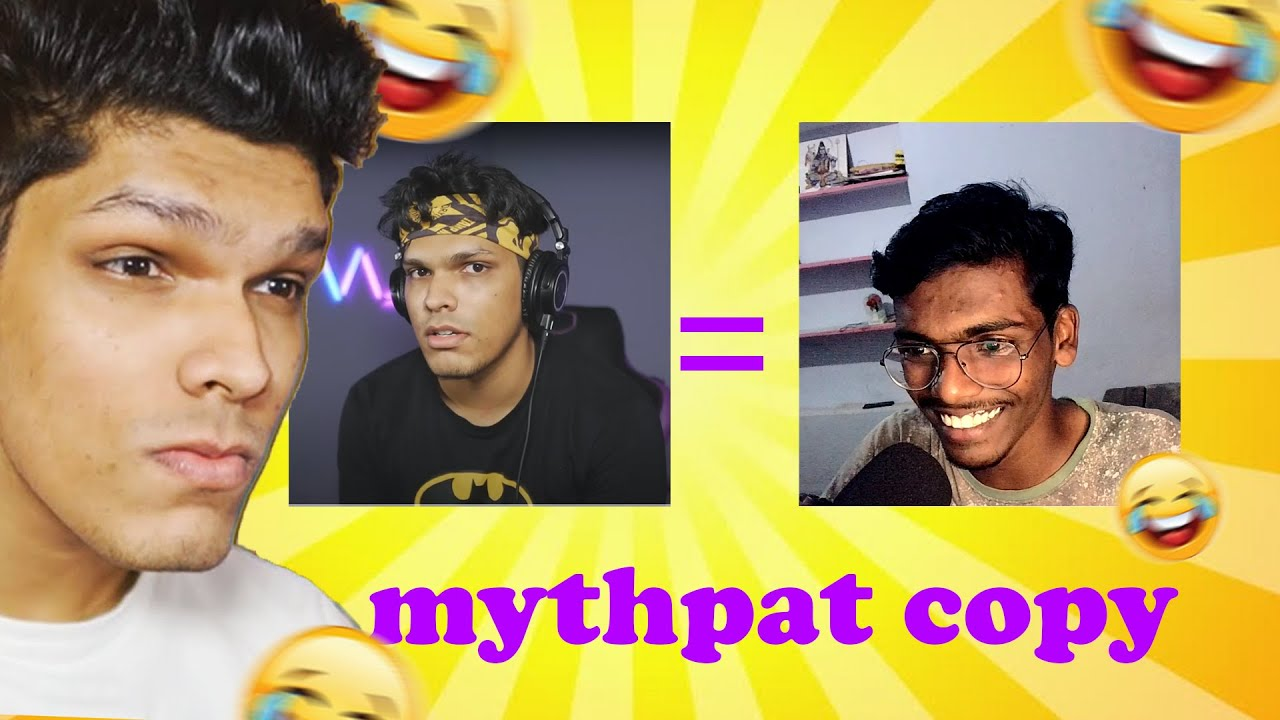
#> input picture mythpat.jpg, 1280 x 720 px
$ python Main.py
#> lines starting #> are read from the running program, lines starting #| are printed output that depends on the picture
import cv2
import numpy as np
import matplotlib.pyplot as plt

# Load the image

image = cv2.imread('mythpat.jpg')
#> image is the input picture: shape (720, 1280, 3); mean B, G, R 99.4, 155, 179.4

# Convert to rgb for displaying with matplot lib

image_rgb = cv2.cvtColor(image, cv2.COLOR_BGR2RGB)

plt.imshow(image_rgb)
plt.title("Orignal image")
plt.show()

gray_image = cv2.cvtColor(image , cv2.COLOR_BGR2RGB)
plt.imshow(gray_image, cmap = 'gray')
plt.title("grayscale image")
plt.show()
cropped_image = image[100:300,200:400]
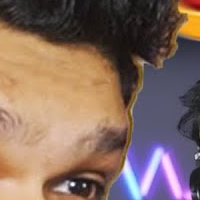
#> cropped_image: shape (200, 200, 3); mean B, G, R 97.1, 106.9, 131.9
cropped_rgb = cv2.cvtColor(cropped_image,cv2.COLOR_BGR2RGB)
plt.imshow(cropped_rgb)
plt.title("cropped region")
#> (the run stopped early here; a loop or call above may not have finished)
